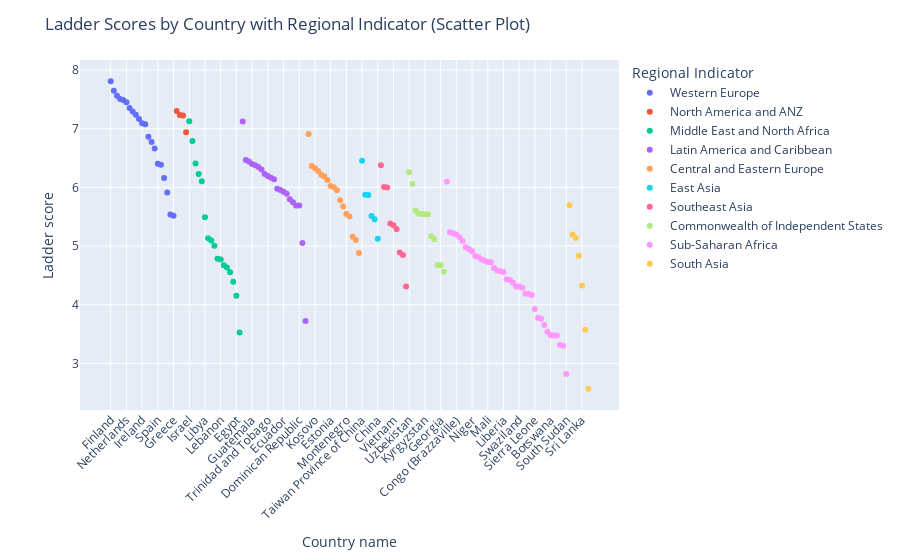

Notebook source saved alongside this figure:
### Code cell
df_sorted = df_cleaned.sort_values(by="Ladder score", ascending=False)
fig = px.scatter(
    df_sorted,
    x='Country name',
    y='Ladder score',
    color='Regional indicator',
    hover_data=['Regional indicator'],  
    color_continuous_scale='Blues',  
)
fig.update_traces(
    hovertemplate='Country: %{x}<br>Ladder score: %{y:.2f}<br>Regional indicator: %{customdata[0]}'
)
fig.update_layout(
    title='Ladder Scores by Country with Regional Indicator (Scatter Plot)',
    xaxis_title='Country name',
    yaxis_title='Ladder score',
    legend_title='Regional Indicator',
    xaxis_tickangle=-45,  
    height=400,  
)
fig.show()

### Figure 1 — Plotly figure (JSON) as saved in the notebook; plotly's stock layout.template omitted (floating-point values rounded to 4 significant figures)
{"data": [{"customdata": [["Western Europe"], ["Western Europe"], ["Western Europe"], ["Western Europe"], ["Western Europe"], ["Western Europe"], ["Western Europe"], ["Western Europe"], ["Western Europe"], ["Western Europe"], ["Western Europe"], ["Western Europe"], ["Western Europe"], ["Western Europe"], ["Western Europe"], ["Western Europe"], ["Western Europe"], ["Western Europe"], ["Western Europe"], ["Western Europe"], ["Western Europe"]], "hovertemplate": "Country: %{x}<br>Ladder score: %{y:.2f}<br>Regional indicator: %{customdata[0]}", "legendgroup": "Western Europe", "marker": {"color": "#636efa", "symbol": "circle"}, "mode": "markers", "name": "Western Europe", "orientation": "v", "showlegend": true, "type": "scatter", "x": ["Finland", "Denmark", "Switzerland", "Iceland", "Norway", "Netherlands", "Sweden", "Austria", "Luxembourg", "United Kingdom", "Ireland", "Germany", "Belgium", "Malta", "France", "Spain", "Italy", "Cyprus", "Portugal", "North Cyprus", "Greece"], "xaxis": "x", "y": [7.809, 7.646, 7.56, 7.504, 7.488, 7.449, 7.353, 7.294, 7.238, 7.165, 7.094, 7.076, 6.864, 6.773, 6.664, 6.401, 6.387, 6.159, 5.911, 5.536, 5.515], "yaxis": "y"}, {"customdata": [["North America and ANZ"], ["North America and ANZ"], ["North America and ANZ"], ["North America and ANZ"]], "hovertemplate": "Country: %{x}<br>Ladder score: %{y:.2f}<br>Regional indicator: %{customdata[0]}", "legendgroup": "North America and ANZ", "marker": {"color": "#EF553B", "symbol": "circle"}, "mode": "markers", "name": "North America and ANZ", "orientation": "v", "showlegend": true, "type": "scatter", "x": ["New Zealand", "Canada", "Australia", "United States"], "xaxis": "x", "y": [7.3, 7.232, 7.223, 6.94], "yaxis": "y"}, {"customdata": [["Middle East and North Africa"], ["Middle East and North Africa"], ["Middle East and North Africa"], ["Middle East and North Africa"], ["Middle East and North Africa"], ["Middle East and North Africa"], ["Middle East and North Africa"], ["Middle East and North Africa"], ["Middle East and North Africa"], ["Middle East and North Africa"], ["Middle East and North Africa"], ["Middle East and North Africa"], ["Middle East and North Africa"], ["Middle East and North Africa"], ["Middle East and North Africa"], ["Middle East and North Africa"], ["Middle East and North Africa"]], "hovertemplate": "Country: %{x}<br>Ladder score: %{y:.2f}<br>Regional indicator: %{customdata[0]}", "legendgroup": "Middle East and North Africa", "marker": {"color": "#00cc96", "symbol": "circle"}, "mode": "markers", "name": "Middle East and North Africa", "orientation": "v", "showlegend": true, "type": "scatter", "x": ["Israel", "United Arab Emirates", "Saudi Arabia", "Bahrain", "Kuwait", "Libya", "Turkey", "Morocco", "Algeria", "Iraq", "Lebanon", "Iran", "Jordan", "Palestinian Territories", "Tunisia", "Egypt", "Yemen"], "xaxis": "x", "y": [7.129, 6.791, 6.406, 6.227, 6.102, 5.489, 5.132, 5.095, 5.005, 4.785, 4.772, 4.672, 4.633, 4.553, 4.392, 4.151, 3.527], "yaxis": "y"}, {"customdata": [["Latin America and Caribbean"], ["Latin America and Caribbean"], ["Latin America and Caribbean"], ["Latin America and Caribbean"], ["Latin America and Caribbean"], ["Latin America and Caribbean"], ["Latin America and Caribbean"], ["Latin America and Caribbean"], ["Latin America and Caribbean"], ["Latin America and Caribbean"], ["Latin America and Caribbean"], ["Latin America and Caribbean"], ["Latin America and Caribbean"], ["Latin America and Caribbean"], ["Latin America and Caribbean"], ["Latin America and Caribbean"], ["Latin America and Caribbean"], ["Latin America and Caribbean"], ["Latin America and Caribbean"], ["Latin America and Caribbean"], ["Latin America and Caribbean"]], "hovertemplate": "Country: %{x}<br>Ladder score: %{y:.2f}<br>Regional indicator: %{customdata[0]}", "legendgroup": "Latin America and Caribbean", "marker": {"color": "#ab63fa", "symbol": "circle"}, "mode": "markers", "name": "Latin America and Caribbean", "orientation": "v", "showlegend": true, "type": "scatter", "x": ["Costa Rica", "Mexico", "Uruguay", "Guatemala", "Brazil", "El Salvador", "Panama", "Chile", "Trinidad and Tobago", "Colombia", "Nicaragua", "Argentina", "Honduras", "Ecuador", "Jamaica", "Peru", "Bolivia", "Paraguay", "Dominican Republic", "Venezuela", "Haiti"], "xaxis": "x", "y": [7.121, 6.465, 6.44, 6.399, 6.376, 6.348, 6.305, 6.228, 6.192, 6.163, 6.137, 5.975, 5.953, 5.925, 5.89, 5.797, 5.747, 5.692, 5.689, 5.053, 3.721], "yaxis": "y"}, {"customdata": [["Central and Eastern Europe"], ["Central and Eastern Europe"], ["Central and Eastern Europe"], ["Central and Eastern Europe"], ["Central and Eastern Europe"], ["Central and Eastern Europe"], ["Central and Eastern Europe"], ["Central and Eastern Europe"], ["Central and Eastern Europe"], ["Central and Eastern Europe"], ["Central and Eastern Europe"], ["Central and Eastern Europe"], ["Central and Eastern Europe"], ["Central and Eastern Europe"], ["Central and Eastern Europe"], ["Central and Eastern Europe"], ["Central and Eastern Europe"]], "hovertemplate": "Country: %{x}<br>Ladder score: %{y:.2f}<br>Regional indicator: %{customdata[0]}", "legendgroup": "Central and Eastern Europe", "marker": {"color": "#FFA15A", "symbol": "circle"}, "mode": "markers", "name": "Central and Eastern Europe", "orientation": "v", "showlegend": true, "type": "scatter", "x": ["Czech Republic", "Slovenia", "Kosovo", "Slovakia", "Lithuania", "Poland", "Romania", "Estonia", "Hungary", "Latvia", "Serbia", "Bosnia and Herzegovina", "Montenegro", "Croatia", "Macedonia", "Bulgaria", "Albania"], "xaxis": "x", "y": [6.911, 6.363, 6.325, 6.281, 6.215, 6.186, 6.124, 6.022, 6.0, 5.95, 5.778, 5.674, 5.546, 5.505, 5.16, 5.102, 4.883], "yaxis": "y"}, {"customdata": [["East Asia"], ["East Asia"], ["East Asia"], ["East Asia"], ["East Asia"], ["East Asia"]], "hovertemplate": "Country: %{x}<br>Ladder score: %{y:.2f}<br>Regional indicator: %{customdata[0]}", "legendgroup": "East Asia", "marker": {"color": "#19d3f3", "symbol": "circle"}, "mode": "markers", "name": "East Asia", "orientation": "v", "showlegend": true, "type": "scatter", "x": ["Taiwan Province of China", "South Korea", "Japan", "Hong Kong S.A.R. of China", "Mongolia", "China"], "xaxis": "x", "y": [6.455, 5.872, 5.871, 5.51, 5.456, 5.124], "yaxis": "y"}, {"customdata": [["Southeast Asia"], ["Southeast Asia"], ["Southeast Asia"], ["Southeast Asia"], ["Southeast Asia"], ["Southeast Asia"], ["Southeast Asia"], ["Southeast Asia"], ["Southeast Asia"]], "hovertemplate": "Country: %{x}<br>Ladder score: %{y:.2f}<br>Regional indicator: %{customdata[0]}", "legendgroup": "Southeast Asia", "marker": {"color": "#FF6692", "symbol": "circle"}, "mode": "markers", "name": "Southeast Asia", "orientation": "v", "showlegend": true, "type": "scatter", "x": ["Singapore", "Philippines", "Thailand", "Malaysia", "Vietnam", "Indonesia", "Laos", "Cambodia", "Myanmar"], "xaxis": "x", "y": [6.377, 6.006, 5.999, 5.384, 5.353, 5.286, 4.889, 4.848, 4.308], "yaxis": "y"}, {"customdata": [["Commonwealth of Independent States"], ["Commonwealth of Independent States"], ["Commonwealth of Independent States"], ["Commonwealth of Independent States"], ["Commonwealth of Independent States"], ["Commonwealth of Independent States"], ["Commonwealth of Independent States"], ["Commonwealth of Independent States"], ["Commonwealth of Independent States"], ["Commonwealth of Independent States"], ["Commonwealth of Independent States"], ["Commonwealth of Independent States"]], "hovertemplate": "Country: %{x}<br>Ladder score: %{y:.2f}<br>Regional indicator: %{customdata[0]}", "legendgroup": "Commonwealth of Independent States", "marker": {"color": "#B6E880", "symbol": "circle"}, "mode": "markers", "name": "Commonwealth of Independent States", "orientation": "v", "showlegend": true, "type": "scatter", "x": ["Uzbekistan", "Kazakhstan", "Moldova", "Tajikistan", "Russia", "Kyrgyzstan", "Belarus", "Azerbaijan", "Turkmenistan", "Armenia", "Georgia", "Ukraine"], "xaxis": "x", "y": [6.258, 6.058, 5.608, 5.556, 5.546, 5.542, 5.54, 5.165, 5.119, 4.677, 4.673, 4.561], "yaxis": "y"}, {"customdata": [["Sub-Saharan Africa"], ["Sub-Saharan Africa"], ["Sub-Saharan Africa"], ["Sub-Saharan Africa"], ["Sub-Saharan Africa"], ["Sub-Saharan Africa"], ["Sub-Saharan Africa"], ["Sub-Saharan Africa"], ["Sub-Saharan Africa"], ["Sub-Saharan Africa"], ["Sub-Saharan Africa"], ["Sub-Saharan Africa"], ["Sub-Saharan Africa"], ["Sub-Saharan Africa"], ["Sub-Saharan Africa"], ["Sub-Saharan Africa"], ["Sub-Saharan Africa"], ["Sub-Saharan Africa"], ["Sub-Saharan Africa"], ["Sub-Saharan Africa"], ["Sub-Saharan Africa"], ["Sub-Saharan Africa"], ["Sub-Saharan Africa"], ["Sub-Saharan Africa"], ["Sub-Saharan Africa"], ["Sub-Saharan Africa"], ["Sub-Saharan Africa"], ["Sub-Saharan Africa"], ["Sub-Saharan Africa"], ["Sub-Saharan Africa"], ["Sub-Saharan Africa"], ["Sub-Saharan Africa"], ["Sub-Saharan Africa"], ["Sub-Saharan Africa"], ["Sub-Saharan Africa"], ["Sub-Saharan Africa"], ["Sub-Saharan Africa"], ["Sub-Saharan Africa"], ["Sub-Saharan Africa"]], "hovertemplate": "Country: %{x}<br>Ladder score: %{y:.2f}<br>Regional indicator: %{customdata[0]}", "legendgroup": "Sub-Saharan Africa", "marker": {"color": "#FF97FF", "symbol": "circle"}, "mode": "markers", "name": "Sub-Saharan Africa", "orientation": "v", "showlegend": true, "type": "scatter", "x": ["Mauritius", "Ivory Coast", "Benin", "Congo (Brazzaville)", "Ghana", "Cameroon", "Senegal", "Guinea", "Niger", "Gabon", "South Africa", "Burkina Faso", "Gambia", "Mali", "Nigeria", "Mozambique", "Kenya", "Namibia", "Liberia", "Uganda", "Chad", "Mauritania", "Congo (Kinshasa)", "Swaziland", "Comoros", "Togo", "Ethiopia", "Madagascar", "Sierra Leone", "Burundi", "Zambia", "Lesotho", "Malawi", "Botswana", "Tanzania", "Central African Republic", "Rwanda", "Zimbabwe", "South Sudan"], "xaxis": "x", "y": [6.101, 5.233, 5.216, 5.194, 5.148, 5.085, 4.981, 4.949, 4.91, 4.829, 4.814, 4.769, 4.751, 4.729, 4.724, 4.624, 4.583, 4.571, 4.558, 4.432, 4.423, 4.375, 4.311, 4.308, 4.289, 4.187, 4.186, 4.166, 3.926, 3.775, 3.759, 3.653, 3.538, 3.479, 3.476, 3.476, 3.312, 3.299, 2.817], "yaxis": "y"}, {"customdata": [["South Asia"], ["South Asia"], ["South Asia"], ["South Asia"], ["South Asia"], ["South Asia"], ["South Asia"]], "hovertemplate": "Country: %{x}<br>Ladder score: %{y:.2f}<br>Regional indicator: %{customdata[0]}", "legendgroup": "South Asia", "marker": {"color": "#FECB52", "symbol": "circle"}, "mode": "markers", "name": "South Asia", "orientation": "v", "showlegend": true, "type": "scatter", "x": ["Pakistan", "Maldives", "Nepal", "Bangladesh", "Sri Lanka", "India", "Afghanistan"], "xaxis": "x", "y": [5.693, 5.198, 5.137, 4.833, 4.327, 3.573, 2.567], "yaxis": "y"}], "layout": {"autosize": true, "legend": {"title": {"text": "Regional Indicator"}, "tracegroupgap": 0}, "margin": {"t": 60}, "title": {"text": "Ladder Scores by Country with Regional Indicator (Scatter Plot)"}, "xaxis": {"anchor": "y", "autorange": true, "domain": [0, 1], "range": [-9.702, 161.7], "tickangle": -45, "title": {"text": "Country name"}, "type": "category"}, "yaxis": {"anchor": "x", "autorange": true, "domain": [0, 1], "range": [2.138, 8.238], "title": {"text": "Ladder score"}, "type": "linear"}}}
